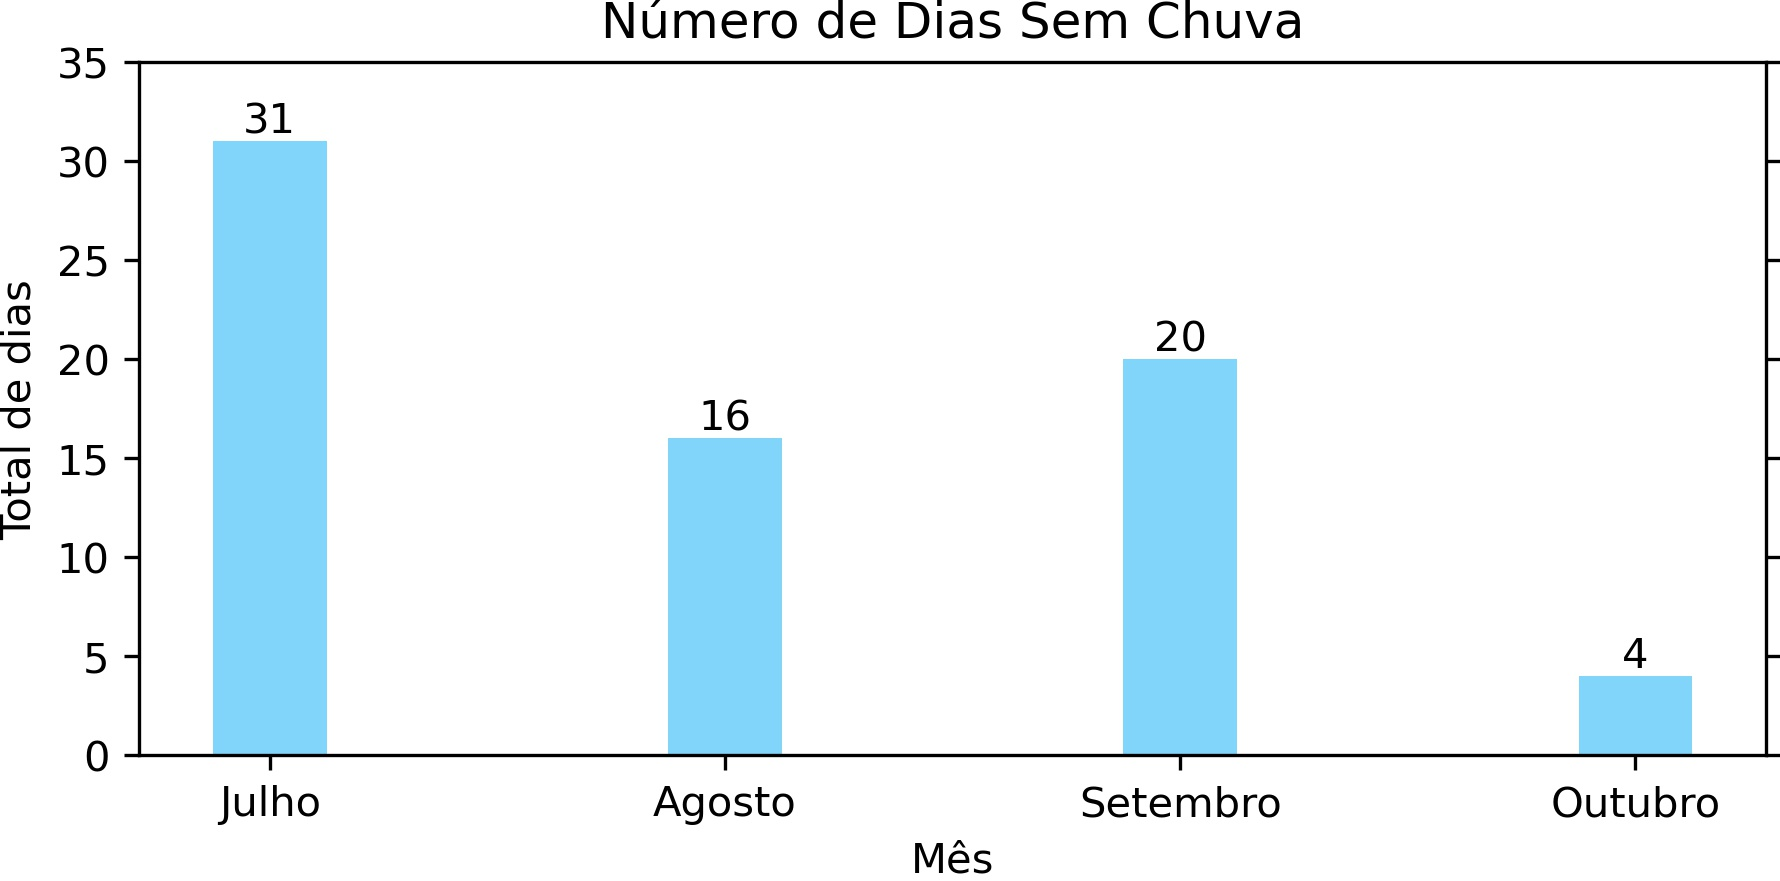

Recreate this plot in Python.
import pandas as pd
import numpy as np
import matplotlib.pyplot as plt

#### Funções:
# Função que adiciona o label nas barras e a unidade de porcentagem (%).
def define_label (ax, rects, values):
    for rect, value in zip(rects, values):
        height = rect.get_height()
        ax.text(rect.get_x() + rect.get_width() / 2, height, f'{value}', ha='center', va='bottom')


# Abertura do arquivo utilizando o separador espaço e adicionando título como primeira linha.
df = pd.read_csv('../../dados/texto/numero_dias_sem_chuva.txt', sep= '\t', names=['Mês','NDSC'])
#df = df.astype(int)  # Define o conjunto de dados como valor inteiro.

total_meses = 4 # Total de meses a serem utilizados.
meses = df['Mês']  # Nome dos rótulos que vão aparecer no eixo x.
ndsc = df['NDSC']  # Valores percentuais.
largura_barra = 0.25  # Largura da barra.

fig, ax = plt.subplots(figsize=(7, 3))

# Plota o gráfico da primeira barra.
ax.bar(meses, ndsc, width=largura_barra, color='#81d4fa', label=meses)

# Chama a função para adicionar os valores em cada uma das barras.
define_label(ax, ax.containers[0].patches, ndsc)

# Formatação do eixo y.
plt.ylim(0, 35)  # Define o mínimo e máximo valor do eixo y.
plt.ylabel('Número de Dias Sem Chuva (Total de dias)', fontsize=10)  # Tamanho do título do eixo y.
plt.yticks(fontsize=10)  # Tamanho dos rótulos do eixo y.
plt.tick_params(axis='y', right=True)  # Habilita o tickmark do eixo direito.

# Formatação do eixo x.
plt.xticks(meses, fontsize=10)  # Rótulos do eixo x e tamanho.
plt.xlabel('Mês', fontsize=10)  # Tamanho do título do eixo x.

# Título da figura.
plt.title('Número de dias sem chuva')

# Salva a figura no formato ".jpg" com dpi=300 e remove espaços excedentes.
plt.savefig('ex10.jpg', transparent=True, dpi=300, bbox_inches='tight', pad_inches=0)